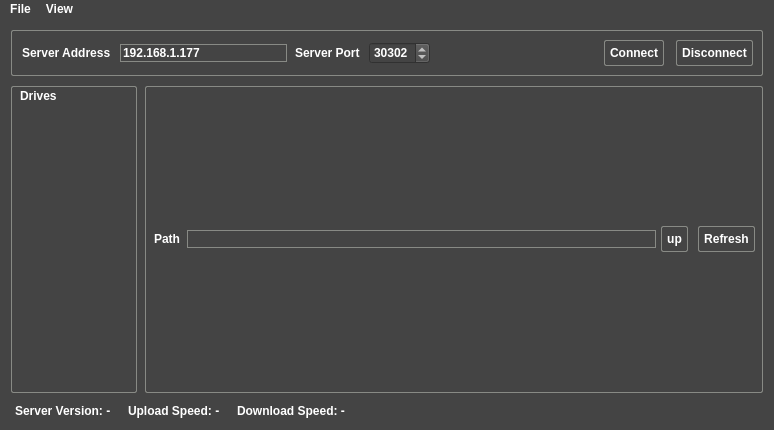
<?xml version="1.0" encoding="UTF-8"?>
<ui version="4.0">
 <class>MainWindow</class>
 <widget class="QMainWindow" name="MainWindow">
  <property name="geometry">
   <rect>
    <x>0</x>
    <y>0</y>
    <width>774</width>
    <height>430</height>
   </rect>
  </property>
  <property name="windowTitle">
   <string>File Browser</string>
  </property>
  <property name="windowIcon">
   <iconset resource="icons.qrc">
    <normaloff>:/browser/icons/FirebirdHW.png</normaloff>:/browser/icons/FirebirdHW.png</iconset>
  </property>
  <property name="styleSheet">
   <string notr="true">QWidget
{	
	background-color: #444444;
	font: bold 12px;
	color:  white;
	font: 700 10pt &quot;Comfortaa&quot;;
}
QLabel{
	padding-left: 3px;
	padding-right: 3px;
}

QHeaderView::section {
	background-color: #444444;
	color:  white;
	font: 700 10pt &quot;Comfortaa&quot;;
	height: 30px;
}

QLineEdit
{
border: 1px solid rgb(136, 138, 133);
}

QPushButton
{
	margin: 5px;
	padding: 5px;
	border: 1px solid rgb(136, 138, 133);
    border-radius: 2px;
	text-align: center;
}
QPushButton::pressed
{
	background-color: #555555;
}
QPushButton::hover
{
	border: 1px solid #aaaaaa;
}
QGroupBox
{
	padding: 2px;
	border: 1px solid  rgb(136, 138, 133);
	margin: 2px;
	border-radius: 2px;
}
QGroupBox::Title
{
	subcontrol-origin: margin;
    subcontrol-position: top center;
}

QTableView
{
	background-color: #444444;
}

QHeaderView::section
{
	margin: 2px;
	padding: 2px;
	background-color: #444444;
}


QMenuBar::item
{
	background-color: 444444;
}

QMenu
{
	background-color: #444444;
}
QMenu::item:selected { /* when user selects item using mouse or keyboard */
    background-color: #555555;
}
QMenu::indicator {
	border: 1px solid rgb(136, 138, 133);
    border-radius: 2px;
	width: 15px;
    height: 15px;
	margin : -2px -2px -2px -2px;
    padding : -4px -4px -4px -4px;
}
QMenu::indicator:checked {
    border: 1px inset white;
	background: red;
}

QListView
{
	margin: 5px;
	padding: 5px;
}

QListView::item {
    margin : 5px;
    padding : 5px;
}

QListView::item::text {
    margin : 5px;
    padding : -5px;
	subcontrol-origin: margin;
    subcontrol-position: bottom center;
}



</string>
  </property>
  <widget class="QWidget" name="centralwidget">
   <layout class="QVBoxLayout" name="verticalLayout">
    <item>
     <widget class="QGroupBox" name="groupBoxServerAddress">
      <property name="title">
       <string/>
      </property>
      <layout class="QHBoxLayout" name="horizontalLayout">
       <property name="spacing">
        <number>2</number>
       </property>
       <property name="leftMargin">
        <number>2</number>
       </property>
       <property name="topMargin">
        <number>2</number>
       </property>
       <property name="rightMargin">
        <number>2</number>
       </property>
       <property name="bottomMargin">
        <number>2</number>
       </property>
       <item>
        <widget class="QLabel" name="label">
         <property name="text">
          <string>Server Address</string>
         </property>
        </widget>
       </item>
       <item>
        <widget class="QLineEdit" name="lineEditServerAddress">
         <property name="text">
          <string>192.168.1.177</string>
         </property>
        </widget>
       </item>
       <item>
        <widget class="QLabel" name="label_2">
         <property name="text">
          <string>Server Port</string>
         </property>
        </widget>
       </item>
       <item>
        <widget class="QSpinBox" name="spinBoxPort">
         <property name="maximum">
          <number>65535</number>
         </property>
         <property name="value">
          <number>30302</number>
         </property>
        </widget>
       </item>
       <item>
        <spacer name="horizontalSpacer">
         <property name="orientation">
          <enum>Qt::Horizontal</enum>
         </property>
         <property name="sizeHint" stdset="0">
          <size>
           <width>40</width>
           <height>20</height>
          </size>
         </property>
        </spacer>
       </item>
       <item>
        <widget class="QPushButton" name="pushButtonConnect">
         <property name="text">
          <string>Connect</string>
         </property>
        </widget>
       </item>
       <item>
        <widget class="QPushButton" name="pushButtonDisconnect">
         <property name="enabled">
          <bool>false</bool>
         </property>
         <property name="text">
          <string>Disconnect</string>
         </property>
        </widget>
       </item>
      </layout>
     </widget>
    </item>
    <item>
     <layout class="QHBoxLayout" name="horizontalLayout_4">
      <property name="spacing">
       <number>4</number>
      </property>
      <item>
       <widget class="QGroupBox" name="groupBoxDrives">
        <property name="sizePolicy">
         <sizepolicy hsizetype="Fixed" vsizetype="Preferred">
          <horstretch>0</horstretch>
          <verstretch>0</verstretch>
         </sizepolicy>
        </property>
        <property name="title">
         <string/>
        </property>
        <property name="flat">
         <bool>true</bool>
        </property>
        <layout class="QVBoxLayout" name="verticalLayout_3">
         <property name="spacing">
          <number>0</number>
         </property>
         <property name="leftMargin">
          <number>0</number>
         </property>
         <property name="topMargin">
          <number>0</number>
         </property>
         <property name="rightMargin">
          <number>0</number>
         </property>
         <property name="bottomMargin">
          <number>0</number>
         </property>
         <item>
          <widget class="QLabel" name="labelDrives">
           <property name="lineWidth">
            <number>0</number>
           </property>
           <property name="text">
            <string>Drives</string>
           </property>
           <property name="margin">
            <number>0</number>
           </property>
          </widget>
         </item>
         <item>
          <widget class="QListWidget" name="listWidgetDrives">
           <property name="enabled">
            <bool>true</bool>
           </property>
           <property name="sizePolicy">
            <sizepolicy hsizetype="Fixed" vsizetype="Expanding">
             <horstretch>0</horstretch>
             <verstretch>0</verstretch>
            </sizepolicy>
           </property>
           <property name="minimumSize">
            <size>
             <width>100</width>
             <height>0</height>
            </size>
           </property>
           <property name="maximumSize">
            <size>
             <width>120</width>
             <height>16777215</height>
            </size>
           </property>
           <property name="frameShape">
            <enum>QFrame::NoFrame</enum>
           </property>
           <property name="frameShadow">
            <enum>QFrame::Plain</enum>
           </property>
           <property name="lineWidth">
            <number>0</number>
           </property>
           <property name="midLineWidth">
            <number>0</number>
           </property>
           <property name="editTriggers">
            <set>QAbstractItemView::NoEditTriggers</set>
           </property>
           <property name="showDropIndicator" stdset="0">
            <bool>false</bool>
           </property>
           <property name="defaultDropAction">
            <enum>Qt::IgnoreAction</enum>
           </property>
           <property name="iconSize">
            <size>
             <width>85</width>
             <height>100</height>
            </size>
           </property>
           <property name="movement">
            <enum>QListView::Static</enum>
           </property>
           <property name="flow">
            <enum>QListView::TopToBottom</enum>
           </property>
           <property name="isWrapping" stdset="0">
            <bool>false</bool>
           </property>
           <property name="resizeMode">
            <enum>QListView::Fixed</enum>
           </property>
           <property name="layoutMode">
            <enum>QListView::SinglePass</enum>
           </property>
           <property name="spacing">
            <number>0</number>
           </property>
           <property name="gridSize">
            <size>
             <width>85</width>
             <height>120</height>
            </size>
           </property>
           <property name="viewMode">
            <enum>QListView::IconMode</enum>
           </property>
           <property name="uniformItemSizes">
            <bool>true</bool>
           </property>
           <property name="batchSize">
            <number>150</number>
           </property>
           <property name="wordWrap">
            <bool>true</bool>
           </property>
           <property name="selectionRectVisible">
            <bool>true</bool>
           </property>
           <property name="itemAlignment">
            <set>Qt::AlignHCenter|Qt::AlignTop</set>
           </property>
           <property name="currentRow">
            <number>-1</number>
           </property>
           <property name="sortingEnabled">
            <bool>false</bool>
           </property>
          </widget>
         </item>
        </layout>
       </widget>
      </item>
      <item>
       <widget class="QGroupBox" name="groupBoxFileBrowser">
        <property name="autoFillBackground">
         <bool>false</bool>
        </property>
        <property name="title">
         <string/>
        </property>
        <property name="flat">
         <bool>false</bool>
        </property>
        <layout class="QVBoxLayout" name="verticalLayout_2">
         <property name="spacing">
          <number>0</number>
         </property>
         <property name="leftMargin">
          <number>0</number>
         </property>
         <property name="topMargin">
          <number>0</number>
         </property>
         <property name="rightMargin">
          <number>0</number>
         </property>
         <property name="bottomMargin">
          <number>0</number>
         </property>
         <item>
          <layout class="QHBoxLayout" name="horizontalLayout_3">
           <property name="spacing">
            <number>0</number>
           </property>
           <property name="leftMargin">
            <number>0</number>
           </property>
           <property name="topMargin">
            <number>0</number>
           </property>
           <property name="rightMargin">
            <number>0</number>
           </property>
           <property name="bottomMargin">
            <number>0</number>
           </property>
           <item>
            <widget class="QLabel" name="label_3">
             <property name="frameShape">
              <enum>QFrame::NoFrame</enum>
             </property>
             <property name="lineWidth">
              <number>0</number>
             </property>
             <property name="text">
              <string>Path</string>
             </property>
            </widget>
           </item>
           <item>
            <widget class="QLineEdit" name="lineEditPath">
             <property name="text">
              <string/>
             </property>
            </widget>
           </item>
           <item>
            <widget class="QPushButton" name="pushButtonUp">
             <property name="text">
              <string>up</string>
             </property>
             <property name="icon">
              <iconset resource="icons.qrc">
               <normaloff>:/browser/icons/go-up.png</normaloff>:/browser/icons/go-up.png</iconset>
             </property>
            </widget>
           </item>
           <item>
            <widget class="QPushButton" name="pushButtonRefresh">
             <property name="text">
              <string>Refresh</string>
             </property>
             <property name="icon">
              <iconset resource="icons.qrc">
               <normaloff>:/browser/icons/refresh.png</normaloff>:/browser/icons/refresh.png</iconset>
             </property>
            </widget>
           </item>
          </layout>
         </item>
         <item>
          <layout class="QVBoxLayout" name="verticalLayoutFileBrowser"/>
         </item>
        </layout>
       </widget>
      </item>
     </layout>
    </item>
    <item>
     <layout class="QHBoxLayout" name="horizontalLayout_2">
      <property name="spacing">
       <number>4</number>
      </property>
      <item>
       <widget class="QLabel" name="labelServerVersion">
        <property name="text">
         <string>Server Version: -</string>
        </property>
       </widget>
      </item>
      <item>
       <widget class="QLabel" name="labelUploadSpeed">
        <property name="text">
         <string>Upload Speed: -</string>
        </property>
       </widget>
      </item>
      <item>
       <widget class="QLabel" name="labelDownloadSpeed">
        <property name="text">
         <string>Download Speed: -</string>
        </property>
       </widget>
      </item>
      <item>
       <spacer name="horizontalSpacer_2">
        <property name="orientation">
         <enum>Qt::Horizontal</enum>
        </property>
        <property name="sizeHint" stdset="0">
         <size>
          <width>40</width>
          <height>20</height>
         </size>
        </property>
       </spacer>
      </item>
     </layout>
    </item>
   </layout>
  </widget>
  <widget class="QMenuBar" name="menuBar">
   <property name="geometry">
    <rect>
     <x>0</x>
     <y>0</y>
     <width>774</width>
     <height>23</height>
    </rect>
   </property>
   <widget class="QMenu" name="menuFile">
    <property name="title">
     <string>File</string>
    </property>
    <addaction name="actionAbout"/>
    <addaction name="actionWhats_New"/>
    <addaction name="actionCreate_Directory"/>
    <addaction name="actionReboot_Amiga"/>
    <addaction name="actionDelete"/>
    <addaction name="separator"/>
    <addaction name="actionQuit"/>
   </widget>
   <widget class="QMenu" name="menuView">
    <property name="title">
     <string>View</string>
    </property>
    <addaction name="actionShow_Drives"/>
    <addaction name="separator"/>
    <addaction name="actionList_Mode"/>
    <addaction name="actionShow_Info_Files"/>
    <addaction name="actionSettings"/>
   </widget>
   <addaction name="menuFile"/>
   <addaction name="menuView"/>
  </widget>
  <action name="actionQuit">
   <property name="text">
    <string>Quit</string>
   </property>
  </action>
  <action name="actionShow_Drives">
   <property name="checkable">
    <bool>true</bool>
   </property>
   <property name="checked">
    <bool>true</bool>
   </property>
   <property name="enabled">
    <bool>true</bool>
   </property>
   <property name="text">
    <string>Show Drives</string>
   </property>
  </action>
  <action name="actionList_Mode">
   <property name="checkable">
    <bool>true</bool>
   </property>
   <property name="checked">
    <bool>true</bool>
   </property>
   <property name="enabled">
    <bool>true</bool>
   </property>
   <property name="text">
    <string>List Mode</string>
   </property>
  </action>
  <action name="actionShow_Info_Files">
   <property name="checkable">
    <bool>true</bool>
   </property>
   <property name="text">
    <string>Show Info Files</string>
   </property>
  </action>
  <action name="actionSettings">
   <property name="text">
    <string>Settings</string>
   </property>
  </action>
  <action name="actionDelete">
   <property name="text">
    <string>Delete</string>
   </property>
   <property name="shortcut">
    <string>Del</string>
   </property>
  </action>
  <action name="actionCreate_Directory">
   <property name="text">
    <string>Create Directory</string>
   </property>
   <property name="shortcut">
    <string>Ctrl+N</string>
   </property>
  </action>
  <action name="actionReboot_Amiga">
   <property name="text">
    <string>Reboot Amiga</string>
   </property>
   <property name="shortcut">
    <string>Ctrl+Shift+R</string>
   </property>
  </action>
  <action name="actionAbout">
   <property name="text">
    <string>About</string>
   </property>
  </action>
  <action name="actionWhats_New">
   <property name="text">
    <string>Whats New</string>
   </property>
  </action>
 </widget>
 <resources>
  <include location="icons.qrc"/>
 </resources>
 <connections>
  <connection>
   <sender>actionQuit</sender>
   <signal>triggered()</signal>
   <receiver>MainWindow</receiver>
   <slot>close()</slot>
   <hints>
    <hint type="sourcelabel">
     <x>-1</x>
     <y>-1</y>
    </hint>
    <hint type="destinationlabel">
     <x>453</x>
     <y>262</y>
    </hint>
   </hints>
  </connection>
 </connections>
</ui>
